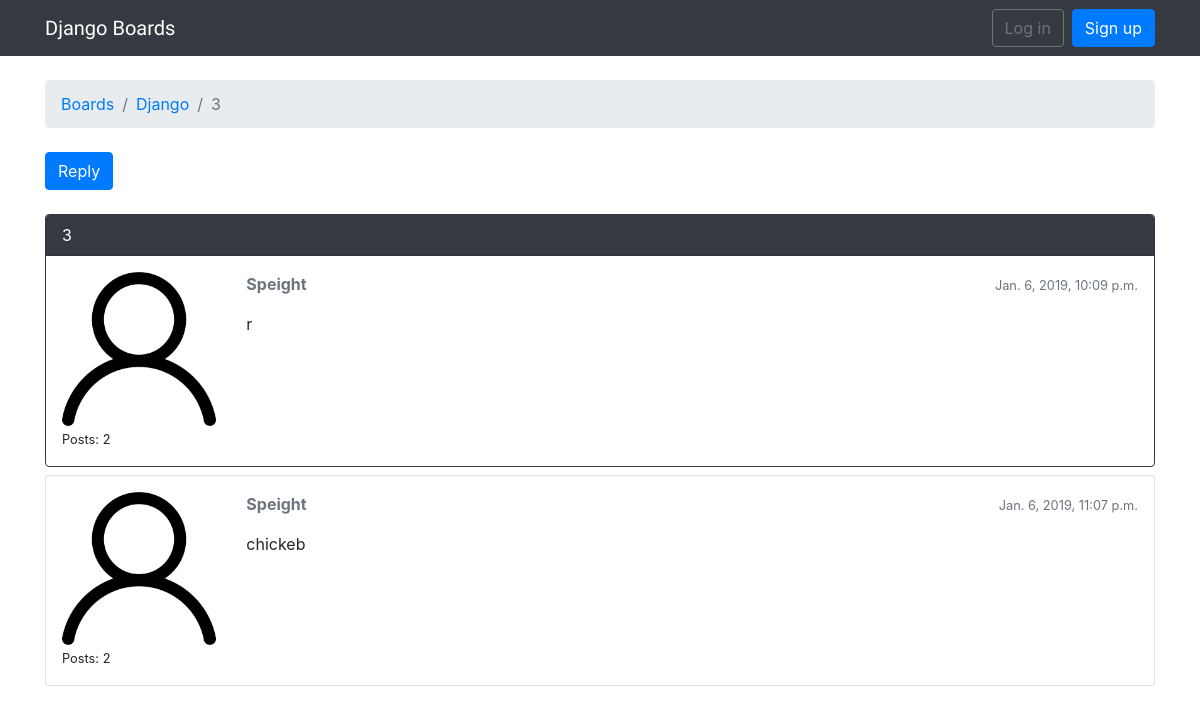
The app's page /boards/1/topics/4/ with its own data.
### boards/models.py (models this page shows, shortened)
class Topic(models.Model):
    subject = models.CharField(max_length=255)
    last_updated = models.DateTimeField(auto_now_add=True)
    board = models.ForeignKey(Board, related_name='topics', on_delete=models.CASCADE)
    starter = models.ForeignKey(User, related_name='topics', on_delete=models.DO_NOTHING)
    views = models.PositiveIntegerField(default=0)

class Board(models.Model):
    name = models.CharField(max_length=30, unique=True)
    description = models.CharField(max_length=100)

class Post(models.Model):
    message = models.TextField(max_length=4000)
    topic = models.ForeignKey(Topic, related_name='posts', on_delete=models.DO_NOTHING)
    created_at = models.DateTimeField(auto_now_add=True)
    updated_at = models.DateTimeField(null=True)
    created_by = models.ForeignKey(User, related_name='posts', on_delete=models.DO_NOTHING)
    updated_by = models.ForeignKey(User, null=True, related_name='+', on_delete=models.DO_NOTHING)

### boards/views.py (the view)
# urls.py: path("boards/<int:pk>/topics/<int:topic_pk>/", views.topic_posts, name='topic_posts'),
def topic_posts(request, pk, topic_pk):
    topic = get_object_or_404(Topic, board__pk=pk, pk=topic_pk)
    topic.views += 1
    topic.save()
    return render(request, 'topic_posts.html', {'topic': topic})

### templates/topic_posts.html (shortened to what this page needs)
{% extends 'base.html' %}
{% load static %}
{% block breadcrumb %}
<li class="breadcrumb-item"><a href="{% url 'home' %}">Boards</a></li>
<li class="breadcrumb-item"><a href="{% url 'board_topics' topic.board.pk %}">{{ topic.board.name }}</a></li>
<li class="breadcrumb-item active">{{ topic.subject }}</li>
{% endblock %}
{% block content %}
<div class="mb-4">
    <a href="#" class="btn btn-primary" role="button">Reply</a>
</div>
{% for post in topic.posts.all %}
<div class="card mb-2 {% if forloop.first %}border-dark{% endif %}">
    {% if forloop.first %}
    <div class="card-header text-white bg-dark py-2 px-3">{{ topic.subject }}</div>
    {% endif %}
    <div class="card-body p-3">
        <div class="row">
            <div class="col-2">
                <img src="{% static 'img/avatar.png' %}" alt="{{ post.created_by.username }}" class="w-100">
                <small>Posts: {{ post.created_by.posts.count }}</small>
            </div>
            <div class="col-10">
                <div class="row mb-3">
                    <div class="col-6">
                        <strong class="text-muted">{{ post.created_by.username }}</strong>
                    </div>
                    <div class="col-6 text-right">
                        <small class="text-muted">{{ post.created_at }}</small>
                    </div>
                </div>
                {{ post.message }}
            </div>
        </div>
    </div>
</div>
{% endfor %}
{% endblock %}

### records on screen
Topic: board.name "Django", subject "3"
Post: created_by.posts.count "2", created_by.username "Speight", created_at "Jan. 6, 2019, 10:09 p.m.", message "r"
Post: created_by.posts.count "2", created_by.username "Speight", created_at "Jan. 6, 2019, 11:07 p.m.", message "chickeb"
